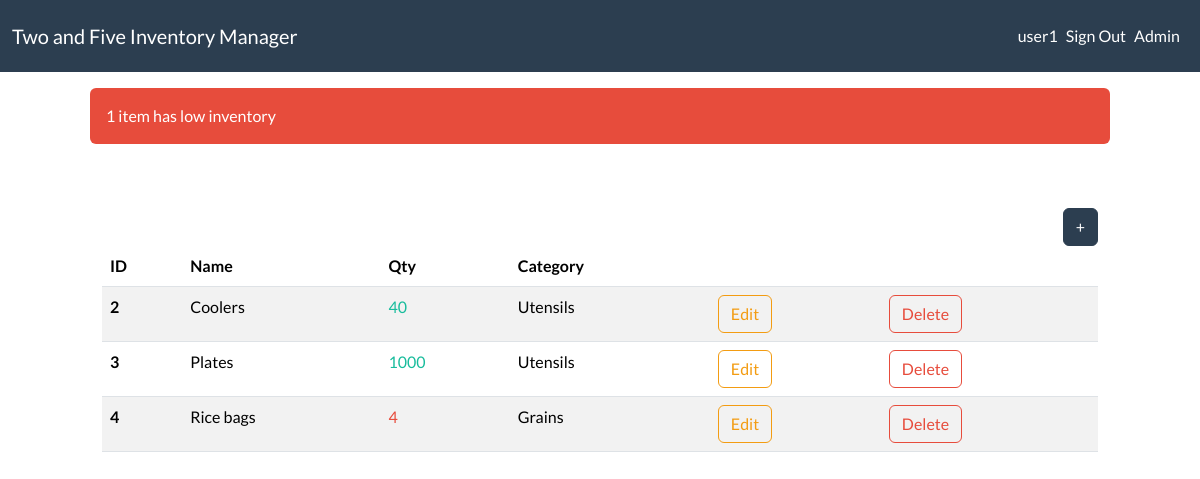
The app's page /dashboard/ (signed in), older data.
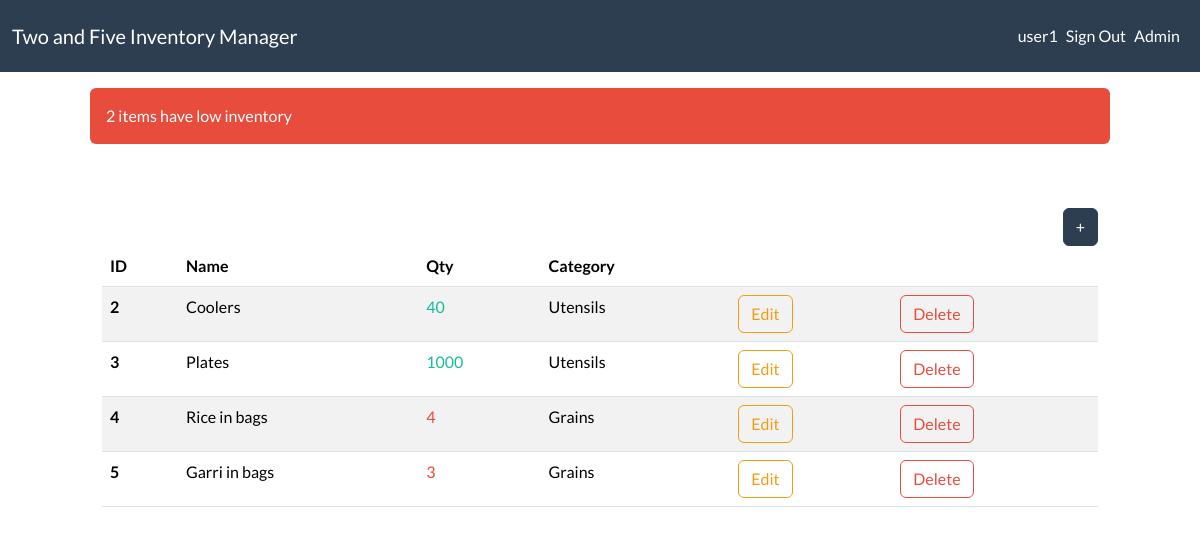
The same page, newer data.
### inventory/models.py (models this page shows, shortened)
class InventoryItem(models.Model):
    name = models.CharField(max_length=200)
    quantity = models.IntegerField()
    category = models.ForeignKey(
        "Category", on_delete=models.SET_NULL, blank=True, null=True
    )
    date_created = models.DateTimeField(auto_now_add=True)
    user = models.ForeignKey(User, on_delete=models.CASCADE)

class Category(models.Model):
    name = models.CharField(max_length=200)
    class Meta:
        verbose_name_plural = "categories"

### inventory/views.py (the view)
# urls.py: path("dashboard/", Dashboard.as_view(), name="dashboard"),
class Dashboard(LoginRequiredMixin, View):
    def get(self, request):
        items = InventoryItem.objects.filter(user=self.request.user.id).order_by(
            "id"
        )  # gets all the items for this user and orders them by the id.
        low_inventory = InventoryItem.objects.filter(
            user=self.request.user.id, quantity__lte=LOW_QUANTITY
        )
        if low_inventory.count() > 0:
            if low_inventory.count() > 1:
                messages.error(
                    request, f"{low_inventory.count()} items have low inventory"
                )
            else:
                messages.error(
                    request, f"{low_inventory.count()} item has low inventory"
                )
        low_inventory_ids = InventoryItem.objects.filter(
            user=self.request.user.id, quantity__lte=LOW_QUANTITY
        ).values_list("id", flat=True)
        return render(
            request,
            "inventory/dashboard.html",
            {"items": items, "low_inventory_ids": low_inventory_ids},
        )

### inventory/templates/inventory/dashboard.html (shortened to what this page needs)
{% extends "inventory/base.html" %}
{% block content %}
{% if messages %}
<div class="row mt-3">
    {% for message in messages %}
    {% if message.tags == 'error' %}
    <div class="col-md-10 col-12 mx-auto alert alert-danger">
        {{ message }}
    </div>
    {% else %}
    <div class="col-md-10 col-12 mx-auto alert alert-success">
        {{ message }}
    </div>
    {% endif %}
    {% endfor %}
</div>
{% endif %}
<div class="row">
    <div class="col-md-10 col-12 mx-auto mt-5">
        <div class="d-flex justify-content-end">
            <a href="{% url 'add-item' %}" class="btn btn-primary">+</a>
        </div>
        <table class="table table-hover table-striped">
            <thead>
                <tr>
                    <th scope="col">ID</th>
                    <th scope="col">Name</th>
                    <th scope="col">Qty</th>
                    <th scope="col">Category</th>
                    <th scope="col"></th>
                    <th scope="col"></th>
                </tr>
            </thead>
            <tbody>
                {% for item in items %}
                <tr>
                    <th scope="row">{{ item.id }}</th>
                    <td>{{ item.name }}</td>
                    {% if item.id in low_inventory_ids %}
                    <td class="text-danger">{{ item.quantity }}</td>
                    {% else %}
                    <td class="text-success">{{ item.quantity }}</td>
                    {% endif %}
                    <td>{{ item.category.name }}</td>
                    <td>
                        <a href="{% url 'edit-item' item.id %}" class="btn btn-outline-warning">Edit</a>
                    </td>
                    <td>
                        <a href="{% url 'delete-item' item.id %}" class="btn btn-outline-danger">Delete</a>
                    </td>
                </tr>
                {% endfor %}
            </tbody>
        </table>
    </div>
</div>
{% endblock content %}

### inventory/templates/inventory/base.html (shortened to what this page needs)
{% load static %}
<!DOCTYPE html>
<html lang="en">
<head>
    <link rel="stylesheet" href="https://bootswatch.com/5/flatly/bootstrap.min.css" />
</head>
<body>
    {% include 'inventory/navigation.html' %}
    {% block content %}
    {% endblock content %}
</body>
</html>

### inventory/templates/inventory/navigation.html (shortened to what this page needs)
<nav class="navbar sticky-top navbar-expand-lg bg-primary" data-bs-theme="dark">
    <div class="container-fluid text-wrap">
        <a class="navbar-brand text-wrap" href="{% url 'index' %}">
            Two and Five Inventory Manager
        </a>
        <div class="collapse navbar-collapse justify-content-end" id="navbarNav">
            <ul class="navbar-nav">
                {% if user.is_authenticated %}
                <li class="nav-item">
                    <a class="nav-link" href="#">{{ user.username }}</a>
                </li>
                <li class="nav-item">
                    <form method="post" action="{% url 'logout' %}">
                        <button type="submit" class="nav-link btn btn-link py-2"
                            style="padding: 0; border: none; background: none;">Sign Out</button>
                    </form>
                </li>
                {% endif %}
                <li class="nav-item">
                    <a class="nav-link" href="{% url 'admin:index' %}">Admin</a>
                </li>
            </ul>
        </div>
    </div>
</nav>

Row changes from the older to the newer data that the page shows:
changed InventoryItem id 4: name "Rice bags" → "Rice in bags"
added InventoryItem: id "5", name "Garri in bags", quantity "3", category.name "Grains"
Text that changed along with them:
new list line: "2 items have low inventory"
list line gone: "1 item has low inventory"
